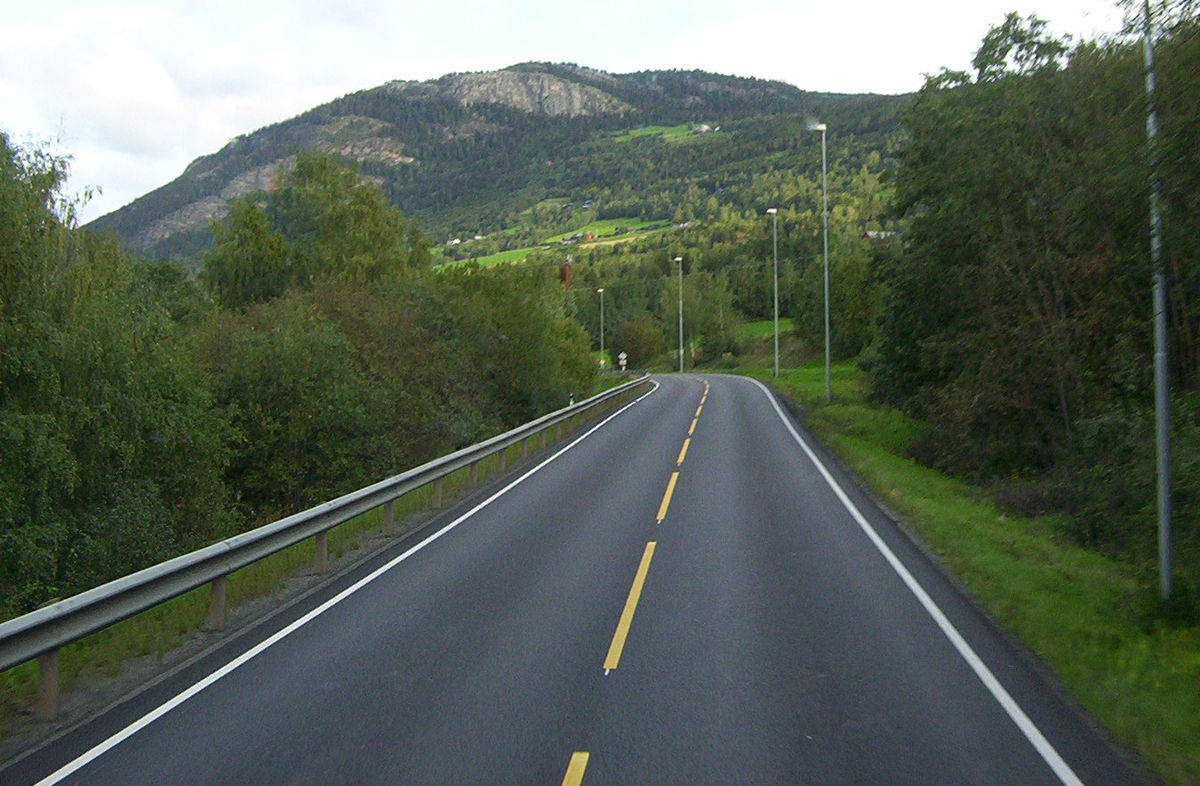
#> input picture OpenCV/road.jpg, 1200 x 786 px
$ python 25_road_detection.py
#> lines starting #> are read from the running program, lines starting #| are printed output that depends on the picture; after the words box and inside, x2 and y2 are one past the last pixel; in counts of white or black regions, pixels touching at a corner belong together
import matplotlib.pyplot as plt
import cv2
import numpy as np

def region_of_interest(img, vertices):
    mask = np.zeros_like(img) # Return an array of zeros with the same shape and type as a given array.
    #channel_count = img.shape[2] # 3rd value of the array img.shape
    match_mask_color = 255 #,) * channel_count # Create a match color with the same color channel count
    cv2.fillPoly(mask, vertices, match_mask_color) # Fill the area bounded by 1 or more polygons
    masked_image = cv2.bitwise_and(img, mask)
    return masked_image

def draw_the_lines(img, lines):
    img = np.copy(img)
    blank_image = np.zeros((img.shape[0], img.shape[1], 3), dtype=np.uint8)
    # img.shape[0]-width img.shape[1]-height
    for line in lines:
        for x1, y1, x2, y2 in line: # Coordinates of the first and second points on the line
            cv2.line(blank_image, (x1, y1), (x2, y2), (0, 255, 0), thickness=3)
            # Draw line on the blank image that is the same size as the original image and then merge them

    img = cv2.addWeighted(img, 0.8, blank_image, 1, 0.0) # Function used to merge 2 images with some weights
    return img

image = cv2.imread('road.jpg')
#> image is the input picture: shape (786, 1200, 3); mean B, G, R 87, 99.6, 89.3
image = cv2.cvtColor(image, cv2.COLOR_BGR2RGB) # Convert in RGB format as we have to use matplotlib

# The region of interest will be in the shape of a triangle as the 2 parallel lanes converge in image

height = image.shape[0] # height of the image
#> height = 786
width = image.shape[1] # width of the image
#> width = 1200

region_of_interest_vertices = [
    (0, height), # (leftmost_corner, midpoint/center of image, width, height)
    (width/2, height/2),
    (width, height)
]
#> region_of_interest_vertices = [(0, 786), (600, 393), (1200, 786)]

gray_image = cv2.cvtColor(image, cv2.COLOR_RGB2GRAY)
canny_image = cv2.Canny(gray_image, 100, 200)
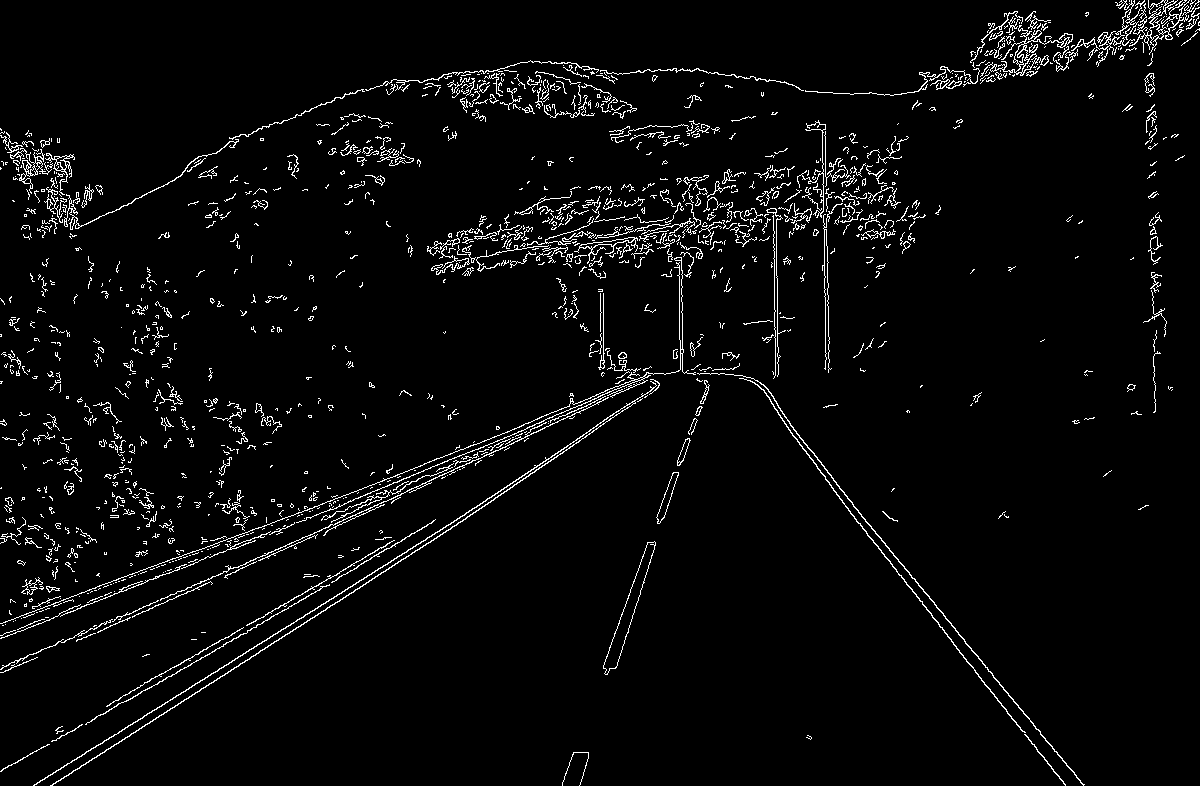
#> canny_image: shape (786, 1200); 3.6% white in thin lines or dots

cropped_image = region_of_interest(canny_image,
                np.array([region_of_interest_vertices], np.int32))
#> in region_of_interest, `cv2.fillPoly(mask, vertices, match_mask_color)`: mask: shape (786, 1200); 25% white; 1 white region, box (x1, y1, x2, y2) and area: (1, 393, 1200, 786) 236007
#> in region_of_interest, `masked_image = cv2.bitwise_and(img, mask)`:
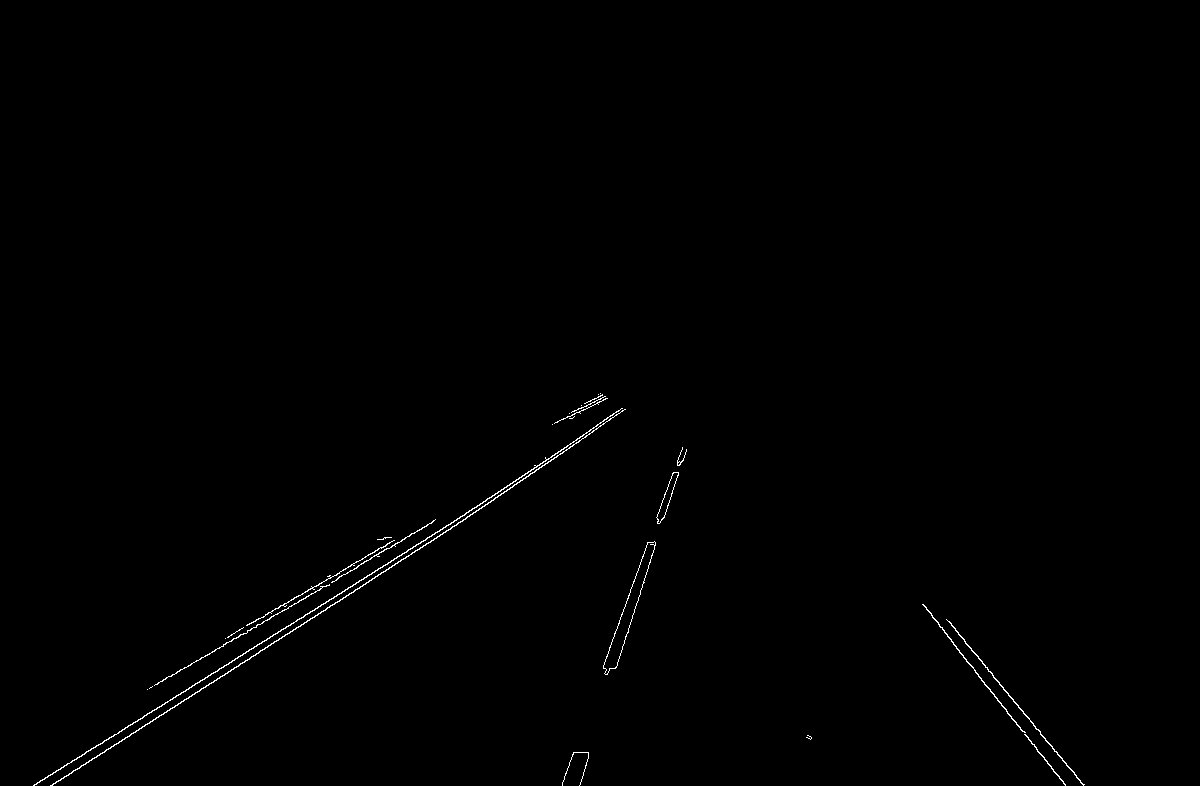
#> masked_image: shape (786, 1200); 0.41% white in thin lines or dots, all inside (x1, y1, x2, y2) = (33, 393, 1085, 786)

lines = cv2.HoughLinesP(cropped_image,
                        rho=6,
                        theta=np.pi/60,
                        threshold=160,
                        lines=np.array([]),
                        minLineLength=40,
                        maxLineGap=25)
#> lines = 21 rows, first 6: [513, 485, 578, 442], [52, 785, 330, 605], [577, 438, 619, 413], [52, 774, 152, 710], [179, 670, 391, 547], [118, 743, 506, 491]
# Using the probabilistic hough lines transform
# Returns the line vector of all the lines which are detected inside the image provided as the source

image_with_lines =  draw_the_lines(image, lines)
#> the loop in draw_the_lines, `for line in lines:` made 21 passes
#> line on passes 1 to 12: [[513, 485, 578, 442]], [[52, 785, 330, 605]], [[577, 438, 619, 413]], [[52, 774, 152, 710]], [[179, 670, 391, 547]], [[118, 743, 506, 491]], [[231, 634, 394, 540]], [[530, 473, 592, 432]], [[959, 652, 1065, 784]], [[949, 621, 1057, 754]], [[253, 648, 359, 580]], [[34, 785, 104, 740]]
#> after the loop in draw_the_lines, `for line in lines:`:
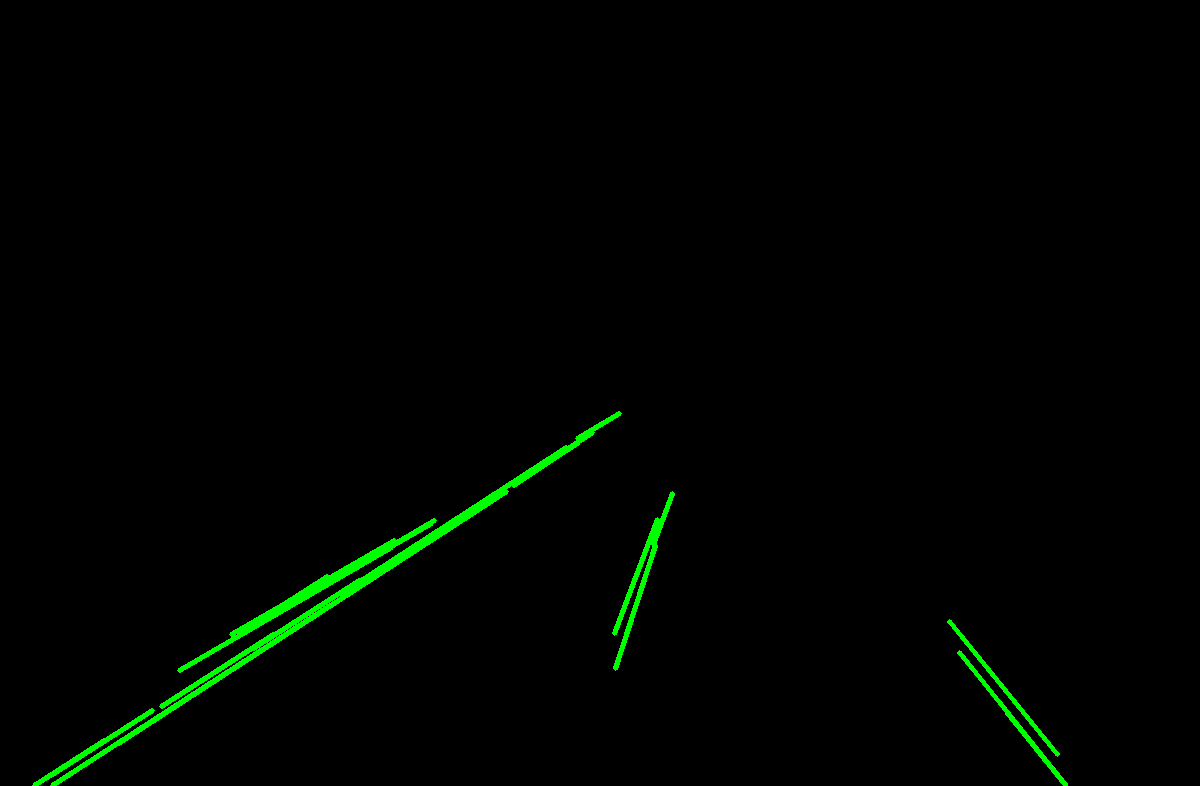
#> blank_image: shape (786, 1200, 3); mean of channels 0, 1, 2 0, 3.3, 0; drawn as B, G, R
#> in draw_the_lines, `img = cv2.addWeighted(img, 0.8, blank_image, 1, 0.0)`:
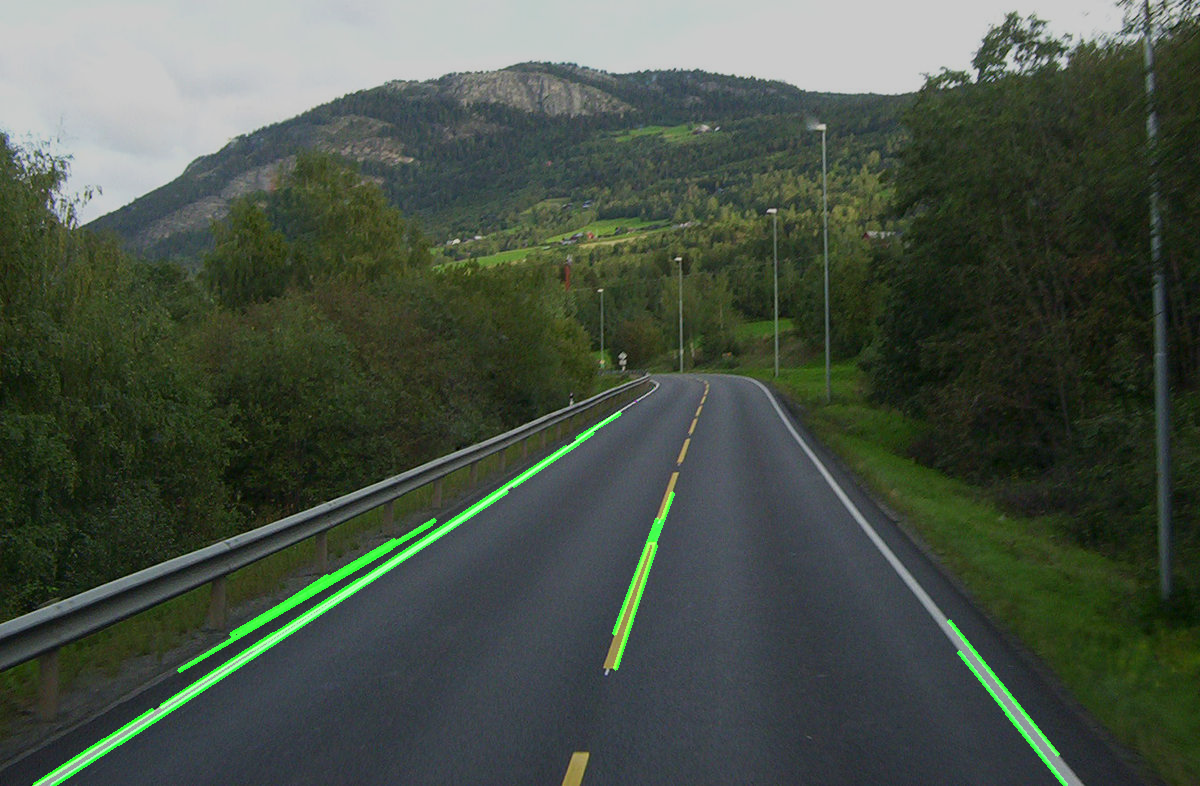
#> img: shape (786, 1200, 3); mean R, G, B 71.4, 81.7, 69.6

plt.imshow(image_with_lines) # in this matplotlib graph the yaxis is reversed i.e. from below to up, it goes from max to 0
plt.show()
